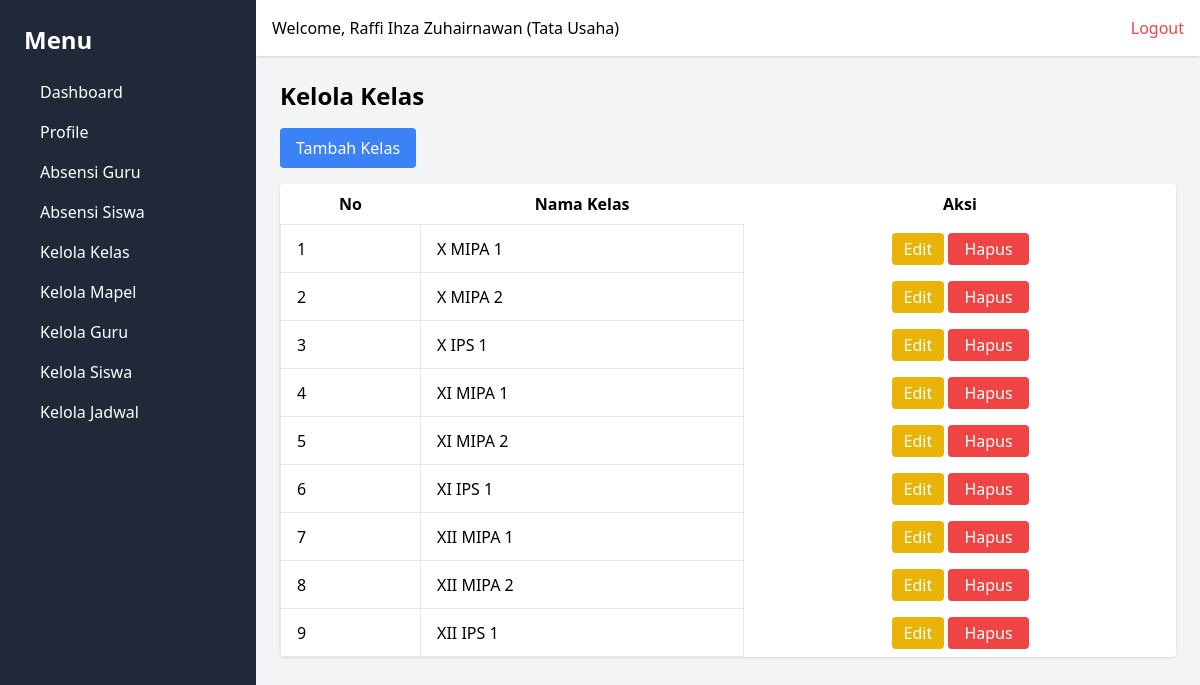
The page /kelas/ (signed in) on the database as committed earlier.
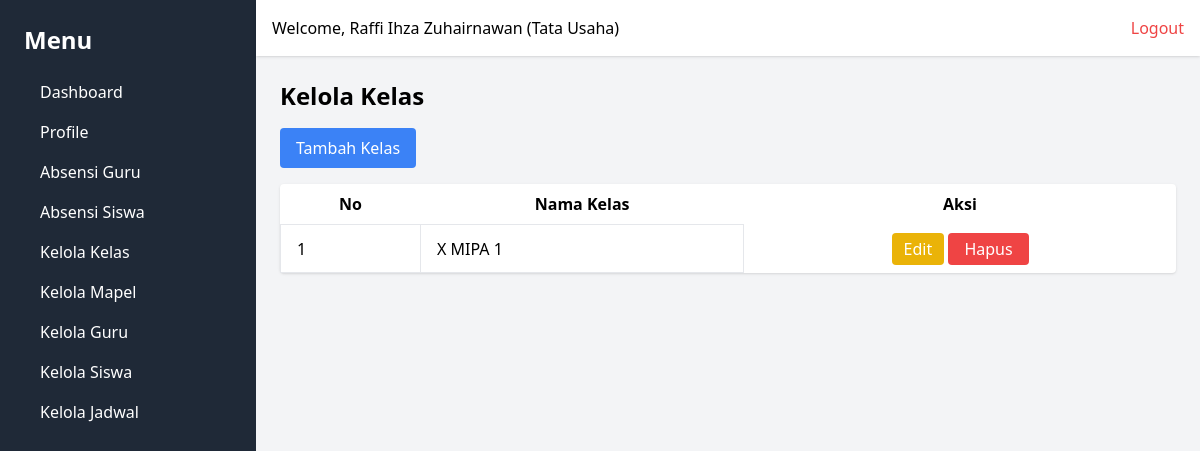
The same page on the database as committed later.
### webabsensi/models.py (models this page shows, shortened)
class Class(models.Model):
    nama_kelas = models.CharField(max_length=50, unique=True)
    created_at = models.DateTimeField(auto_now_add=True)
    updated_at = models.DateTimeField(auto_now=True)

### webabsensi/views.py (the view)
        def wrapper(request, *args, **kwargs):
            user_id = request.session.get('user_id')
            if not user_id:
                messages.error(request, 'Anda harus login terlebih dahulu.')
                return redirect('login')
            user = User.objects.get(id=request.session['user_id'])
            if user.role not in allowed_roles:
                return render(request, '403.html', {'message': 'Anda tidak memiliki izin untuk mengakses halaman ini.'})
            request.user = user  # Tambahkan user ke request agar dapat digunakan di template
            return view_func(request, *args, **kwargs)

### webabsensi/views.py (called while the page is built)
def role_required(allowed_roles):
    def decorator(view_func):
        def wrapper(request, *args, **kwargs):
            user_id = request.session.get('user_id')
            if not user_id:
                messages.error(request, 'Anda harus login terlebih dahulu.')
                return redirect('login')
            user = User.objects.get(id=request.session['user_id'])
            if user.role not in allowed_roles:
                return render(request, '403.html', {'message': 'Anda tidak memiliki izin untuk mengakses halaman ini.'})
            request.user = user  # Tambahkan user ke request agar dapat digunakan di template
            return view_func(request, *args, **kwargs)
        return wrapper
    return decorator

@role_required(['Tata Usaha', 'Kepala Sekolah'])
def manage_classes(request):
    classes = Class.objects.all()
    user = User.objects.get(id=request.session['user_id'])
    context = {
        'classes': classes,
        'user': user,
    }
    return render(request, 'classes/manage_classes.html', context)

### webabsensi/templates/classes/manage_classes.html (shortened to what this page needs)
{% extends "base.html" %}
{% block content %}
<h1 class="text-2xl font-bold mb-4">Kelola Kelas</h1>
<a href="{% url 'add_class' %}" class="bg-blue-500 text-white px-4 py-2 rounded mb-4 inline-block">Tambah Kelas</a>
<table class="table-auto w-full bg-white shadow rounded">
    <thead>
        <tr>
            <th class="px-4 py-2">No</th>
            <th class="px-4 py-2">Nama Kelas</th>
            <th class="px-4 py-2">Aksi</th>
        </tr>
    </thead>
    <tbody>
        {% for kelas in classes %}
        <tr>
            <td class="border px-4 py-2">{{ forloop.counter }}</td>
            <td class="border px-4 py-2">{{ kelas.nama_kelas }}</td>
            <td class="px-4 py-2 text-center">
                <a href="{% url 'edit_class' kelas.id %}"
                   class="bg-yellow-500 text-white px-3 py-1 rounded hover:bg-yellow-600 inline-block">
                    Edit
                </a>
                <form action="{% url 'delete_class' kelas.id %}" method="post" class="inline" id="delete-form-{{ kelas.id }}">
                    <button type="button" class="bg-red-500 text-white py-1 px-4 rounded hover:bg-red-600" onclick="confirmDelete({{ kelas.id }})">Hapus</button>
                </form>
            </td>
        </tr>
        {% empty %}
        <tr>
            <td colspan="3" class="text-center py-4">Tidak ada data kelas.</td>
        </tr>
        {% endfor %}
    </tbody>
</table>
{% endblock %}

Rows that differ between the two databases and show on the page:
removed Class: nama_kelas "X MIPA 2"
removed Class: nama_kelas "X IPS 1"
removed Class: nama_kelas "XI MIPA 1"
removed Class: nama_kelas "XI MIPA 2"
removed Class: nama_kelas "XI IPS 1"
removed Class: nama_kelas "XII MIPA 1"
removed Class: nama_kelas "XII MIPA 2"
removed Class: nama_kelas "XII IPS 1"
